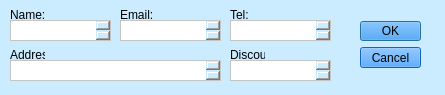
<?xml version="1.0" encoding="UTF-8"?>
<ui version="4.0">
 <class>addCustomer</class>
 <widget class="QDialog" name="addCustomer">
  <property name="geometry">
   <rect>
    <x>0</x>
    <y>0</y>
    <width>445</width>
    <height>95</height>
   </rect>
  </property>
  <property name="windowTitle">
   <string>Add Customer</string>
  </property>
  <property name="styleSheet">
   <string notr="true">background-color: rgb(203, 235, 255);</string>
  </property>
  <widget class="QPlainTextEdit" name="nameTextEdit">
   <property name="geometry">
    <rect>
     <x>10</x>
     <y>20</y>
     <width>101</width>
     <height>21</height>
    </rect>
   </property>
   <property name="styleSheet">
    <string notr="true">background-color: rgb(255, 255, 255);</string>
   </property>
  </widget>
  <widget class="QLabel" name="nameLabel">
   <property name="geometry">
    <rect>
     <x>10</x>
     <y>10</y>
     <width>35</width>
     <height>10</height>
    </rect>
   </property>
   <property name="text">
    <string>Name:</string>
   </property>
  </widget>
  <widget class="QLabel" name="addressLabel">
   <property name="geometry">
    <rect>
     <x>10</x>
     <y>50</y>
     <width>35</width>
     <height>10</height>
    </rect>
   </property>
   <property name="text">
    <string>Address:</string>
   </property>
  </widget>
  <widget class="QLabel" name="telLabel">
   <property name="geometry">
    <rect>
     <x>230</x>
     <y>10</y>
     <width>35</width>
     <height>10</height>
    </rect>
   </property>
   <property name="text">
    <string>Tel:</string>
   </property>
  </widget>
  <widget class="QLabel" name="emailLabel">
   <property name="geometry">
    <rect>
     <x>120</x>
     <y>10</y>
     <width>35</width>
     <height>10</height>
    </rect>
   </property>
   <property name="text">
    <string>Email:</string>
   </property>
  </widget>
  <widget class="QLabel" name="discountLabel">
   <property name="geometry">
    <rect>
     <x>230</x>
     <y>50</y>
     <width>35</width>
     <height>10</height>
    </rect>
   </property>
   <property name="text">
    <string>Discount:</string>
   </property>
  </widget>
  <widget class="QPlainTextEdit" name="emailTextEdit">
   <property name="geometry">
    <rect>
     <x>120</x>
     <y>20</y>
     <width>101</width>
     <height>21</height>
    </rect>
   </property>
   <property name="styleSheet">
    <string notr="true">background-color: rgb(255, 255, 255);</string>
   </property>
  </widget>
  <widget class="QPlainTextEdit" name="telTextEdit">
   <property name="geometry">
    <rect>
     <x>230</x>
     <y>20</y>
     <width>101</width>
     <height>21</height>
    </rect>
   </property>
   <property name="styleSheet">
    <string notr="true">background-color: rgb(255, 255, 255);</string>
   </property>
  </widget>
  <widget class="QPlainTextEdit" name="discountTextEdit">
   <property name="geometry">
    <rect>
     <x>230</x>
     <y>60</y>
     <width>101</width>
     <height>21</height>
    </rect>
   </property>
   <property name="styleSheet">
    <string notr="true">background-color: rgb(255, 255, 255);</string>
   </property>
  </widget>
  <widget class="QPlainTextEdit" name="addressTextEdit">
   <property name="geometry">
    <rect>
     <x>10</x>
     <y>60</y>
     <width>211</width>
     <height>21</height>
    </rect>
   </property>
   <property name="styleSheet">
    <string notr="true">background-color: rgb(255, 255, 255);</string>
   </property>
  </widget>
  <widget class="QPushButton" name="acceptButton">
   <property name="geometry">
    <rect>
     <x>360</x>
     <y>21</y>
     <width>61</width>
     <height>20</height>
    </rect>
   </property>
   <property name="styleSheet">
    <string notr="true">background-color: rgb(26, 140, 255);
font: 10pt &quot;Calibri&quot;;</string>
   </property>
   <property name="text">
    <string>OK</string>
   </property>
  </widget>
  <widget class="QPushButton" name="rejectButton">
   <property name="geometry">
    <rect>
     <x>360</x>
     <y>47</y>
     <width>61</width>
     <height>21</height>
    </rect>
   </property>
   <property name="styleSheet">
    <string notr="true">background-color: rgb(26, 140, 255);
font: 10pt &quot;Calibri&quot;;</string>
   </property>
   <property name="text">
    <string>Cancel</string>
   </property>
  </widget>
 </widget>
 <resources/>
 <connections>
  <connection>
   <sender>rejectButton</sender>
   <signal>clicked()</signal>
   <receiver>addCustomer</receiver>
   <slot>reject()</slot>
   <hints>
    <hint type="sourcelabel">
     <x>377</x>
     <y>51</y>
    </hint>
    <hint type="destinationlabel">
     <x>348</x>
     <y>46</y>
    </hint>
   </hints>
  </connection>
  <connection>
   <sender>acceptButton</sender>
   <signal>clicked()</signal>
   <receiver>addCustomer</receiver>
   <slot>accept()</slot>
   <hints>
    <hint type="sourcelabel">
     <x>388</x>
     <y>33</y>
    </hint>
    <hint type="destinationlabel">
     <x>346</x>
     <y>11</y>
    </hint>
   </hints>
  </connection>
 </connections>
</ui>
